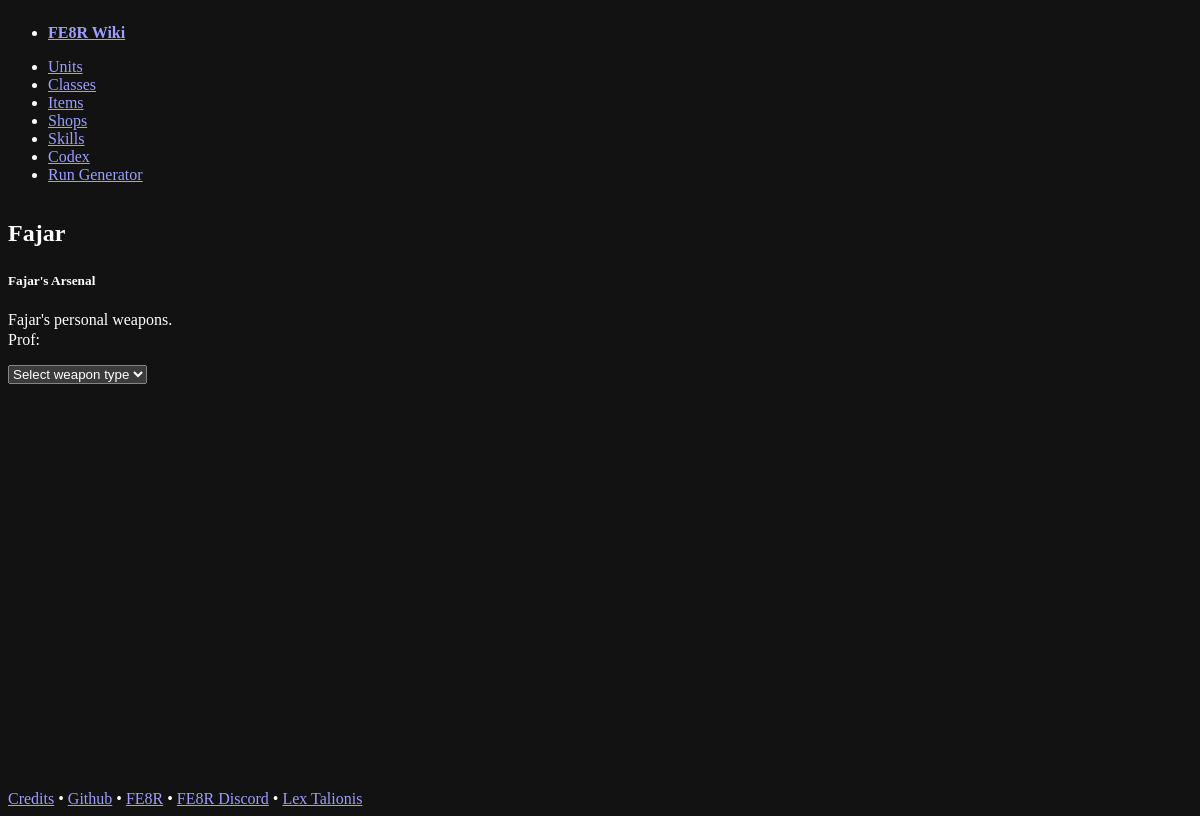
The app's page /items/arsenals/Fajar with its own data.
### app/models.py (models this page shows, shortened)
class Unit(db.Model):
    __tablename__ = "units"
    nid: Mapped[str] = mapped_column(primary_key=True)
    name: Mapped[str]
    desc: Mapped[str]
    level: Mapped[int]
    portrait_nid: Mapped[str]
    base_class_nid: Mapped[str] = mapped_column(
        ForeignKey("classes.nid"), nullable=True
    )
    base_class: Mapped["Class"] = relationship(back_populates="units")
    affinity_nid: Mapped[str] = mapped_column(ForeignKey("affinities.nid"))
    affinity: Mapped["Affinity"] = relationship(back_populates="units")
    bases: Mapped[dict] = mapped_column(JSON)
    growths: Mapped[dict] = mapped_column(JSON)
    stat_cap_modifiers: Mapped[dict] = mapped_column(JSON)
    quotes: Mapped[dict] = mapped_column(JSON)
    categories: Mapped[list["UnitCategory"]] = relationship(
        secondary=unit_category_assoc, back_populates="units"
    )
    starting_items: Mapped[list["Item"]] = relationship(
        secondary=unit_item_assoc, backref="units"
    )
    learned_skills: Mapped[list["UnitSkillAssociation"]] = relationship(
        back_populates="units_with_skill"
    )
    supports: Mapped[list["Unit"]] = relationship(
        secondary=unit_support_assoc,
        primaryjoin=(nid == unit_support_assoc.c.unit_id),
        secondaryjoin=(nid == unit_support_assoc.c.support_id),
        backref="supported_by",
    )
    arsenals: Mapped[list["Arsenal"]] = relationship(back_populates="arsenal_owner")

class Arsenal(db.Model):
    __tablename__ = "arsenals"
    nid: Mapped[str] = mapped_column(primary_key=True)
    name: Mapped[str]
    desc: Mapped[str]
    icon_class: Mapped[str]
    arsenal_owner_nid: Mapped[str] = mapped_column(
        ForeignKey("units.nid"), nullable=True
    )
    arsenal_owner: Mapped["Unit"] = relationship(back_populates="arsenals")
    items = relationship(
        "Item",
        secondary=arsenal_item_assoc,
        backref="arsenals",
        uselist=True,
    )

### app/blueprints/items.py (the view)
@bp.route("/arsenals/<string:fe_unit_nid>")
def get_fe_arsenal_sheet(fe_unit_nid="Eirika") -> str:
    stmt = select(Arsenal).where(Arsenal.arsenal_owner_nid == fe_unit_nid)
    unit_arsenals = db.session.execute(stmt).scalars().all()
    return render_template(
        "arsenal_sheet.html.jinja2",
        unit_arsenals=unit_arsenals,
    )

### app/templates/arsenal_sheet.html.jinja2 (shortened to what this page needs)
{% if not request.headers.hx_request %}
{% extends "layout.html.jinja2" %}
{% endif %}
{% block content %}
<div id="arsenalSheet">
    {% if not request.headers.hx_request %}
    <h2>{{ (unit_arsenals|first).arsenal_owner.name }}</h2>
    {% endif %}
    {% for arsenal in unit_arsenals %}
    <section>
        <hgroup>
            <h5>{{ arsenal.name }}<span class="{{ arsenal.icon_class }}"></span></h5>
            <p>{{ arsenal.desc }}</p>
        </hgroup>
        <select name="arsenalItemType" aria-label="Select weapon type" required
            _="on change set myFilter to me.value then show .arsenalItemType in #arsenalItems when its.getAttribute('data-category') is myFilter or myFilter=='all'">
            <option selected disabled value="">
                Select weapon type
            </option>
            {% set unique_wtypes = arsenal.items | map(attribute='weapon_type') | unique | list %}
        </select>
    </section>
    {% endfor %}
</div>
{% endblock content %}

### records on screen
Unit: name "Fajar"
Arsenal: name "Fajar's Arsenal", desc "Fajar's personal weapons. Prof:"
